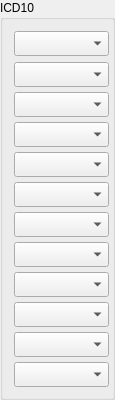
  <widget class="QGroupBox" name="groupBox_4">
   <property name="geometry">
    <rect>
     <x>480</x>
     <y>60</y>
     <width>115</width>
     <height>400</height>
    </rect>
   </property>
   <property name="sizePolicy">
    <sizepolicy hsizetype="Fixed" vsizetype="Fixed">
     <horstretch>0</horstretch>
     <verstretch>0</verstretch>
    </sizepolicy>
   </property>
   <property name="minimumSize">
    <size>
     <width>110</width>
     <height>400</height>
    </size>
   </property>
   <property name="maximumSize">
    <size>
     <width>16777215</width>
     <height>400</height>
    </size>
   </property>
   <property name="title">
    <string>ICD10</string>
   </property>
   <layout class="QVBoxLayout" name="verticalLayout_6">
    <item>
     <widget class="QComboBox" name="icd1">
      <property name="sizePolicy">
       <sizepolicy hsizetype="Fixed" vsizetype="Fixed">
        <horstretch>0</horstretch>
        <verstretch>0</verstretch>
       </sizepolicy>
      </property>
      <property name="minimumSize">
       <size>
        <width>95</width>
        <height>25</height>
       </size>
      </property>
      <property name="maximumSize">
       <size>
        <width>16777215</width>
        <height>25</height>
       </size>
      </property>
      <property name="sizeAdjustPolicy">
       <enum>QComboBox::AdjustToContents</enum>
      </property>
      <property name="minimumContentsLength">
       <number>400</number>
      </property>
      <property name="placeholderText">
       <string>ICD</string>
      </property>
      <property name="frame">
       <bool>true</bool>
      </property>
     </widget>
    </item>
    <item>
     <widget class="QComboBox" name="icd2">
      <property name="sizePolicy">
       <sizepolicy hsizetype="Fixed" vsizetype="Fixed">
        <horstretch>0</horstretch>
        <verstretch>0</verstretch>
       </sizepolicy>
      </property>
      <property name="minimumSize">
       <size>
        <width>95</width>
        <height>25</height>
       </size>
      </property>
      <property name="maximumSize">
       <size>
        <width>16777215</width>
        <height>23</height>
       </size>
      </property>
      <property name="placeholderText">
       <string>ICD</string>
      </property>
     </widget>
    </item>
    <item>
     <widget class="QComboBox" name="icd3">
      <property name="sizePolicy">
       <sizepolicy hsizetype="Fixed" vsizetype="Fixed">
        <horstretch>0</horstretch>
        <verstretch>0</verstretch>
       </sizepolicy>
      </property>
      <property name="minimumSize">
       <size>
        <width>95</width>
        <height>25</height>
       </size>
      </property>
      <property name="maximumSize">
       <size>
        <width>16777215</width>
        <height>23</height>
       </size>
      </property>
      <property name="placeholderText">
       <string>ICD</string>
      </property>
     </widget>
    </item>
    <item>
     <widget class="QComboBox" name="icd4">
      <property name="sizePolicy">
       <sizepolicy hsizetype="Fixed" vsizetype="Fixed">
        <horstretch>0</horstretch>
        <verstretch>0</verstretch>
       </sizepolicy>
      </property>
      <property name="minimumSize">
       <size>
        <width>95</width>
        <height>25</height>
       </size>
      </property>
      <property name="maximumSize">
       <size>
        <width>16777215</width>
        <height>23</height>
       </size>
      </property>
      <property name="placeholderText">
       <string>ICD</string>
      </property>
     </widget>
    </item>
    <item>
     <widget class="QComboBox" name="icd5">
      <property name="sizePolicy">
       <sizepolicy hsizetype="Fixed" vsizetype="Fixed">
        <horstretch>0</horstretch>
        <verstretch>0</verstretch>
       </sizepolicy>
      </property>
      <property name="minimumSize">
       <size>
        <width>95</width>
        <height>25</height>
       </size>
      </property>
      <property name="placeholderText">
       <string>ICD</string>
      </property>
     </widget>
    </item>
    <item>
     <widget class="QComboBox" name="icd6">
      <property name="sizePolicy">
       <sizepolicy hsizetype="Fixed" vsizetype="Fixed">
        <horstretch>0</horstretch>
        <verstretch>0</verstretch>
       </sizepolicy>
      </property>
      <property name="minimumSize">
       <size>
        <width>95</width>
        <height>25</height>
       </size>
      </property>
      <property name="placeholderText">
       <string>ICD</string>
      </property>
     </widget>
    </item>
    <item>
     <widget class="QComboBox" name="icd7">
      <property name="sizePolicy">
       <sizepolicy hsizetype="Fixed" vsizetype="Fixed">
        <horstretch>0</horstretch>
        <verstretch>0</verstretch>
       </sizepolicy>
      </property>
      <property name="minimumSize">
       <size>
        <width>95</width>
        <height>25</height>
       </size>
      </property>
      <property name="placeholderText">
       <string>ICD</string>
      </property>
     </widget>
    </item>
    <item>
     <widget class="QComboBox" name="icd8">
      <property name="sizePolicy">
       <sizepolicy hsizetype="Fixed" vsizetype="Fixed">
        <horstretch>0</horstretch>
        <verstretch>0</verstretch>
       </sizepolicy>
      </property>
      <property name="minimumSize">
       <size>
        <width>95</width>
        <height>25</height>
       </size>
      </property>
      <property name="maximumSize">
       <size>
        <width>16777215</width>
        <height>23</height>
       </size>
      </property>
      <property name="placeholderText">
       <string>ICD</string>
      </property>
     </widget>
    </item>
    <item>
     <widget class="QComboBox" name="icd9">
      <property name="sizePolicy">
       <sizepolicy hsizetype="Fixed" vsizetype="Fixed">
        <horstretch>0</horstretch>
        <verstretch>0</verstretch>
       </sizepolicy>
      </property>
      <property name="minimumSize">
       <size>
        <width>95</width>
        <height>25</height>
       </size>
      </property>
      <property name="placeholderText">
       <string>ICD</string>
      </property>
     </widget>
    </item>
    <item>
     <widget class="QComboBox" name="icd10">
      <property name="sizePolicy">
       <sizepolicy hsizetype="Fixed" vsizetype="Fixed">
        <horstretch>0</horstretch>
        <verstretch>0</verstretch>
       </sizepolicy>
      </property>
      <property name="minimumSize">
       <size>
        <width>95</width>
        <height>25</height>
       </size>
      </property>
      <property name="placeholderText">
       <string>ICD</string>
      </property>
     </widget>
    </item>
    <item>
     <widget class="QComboBox" name="icd11">
      <property name="sizePolicy">
       <sizepolicy hsizetype="Fixed" vsizetype="Fixed">
        <horstretch>0</horstretch>
        <verstretch>0</verstretch>
       </sizepolicy>
      </property>
      <property name="minimumSize">
       <size>
        <width>95</width>
        <height>25</height>
       </size>
      </property>
      <property name="placeholderText">
       <string>ICD</string>
      </property>
     </widget>
    </item>
    <item>
     <widget class="QComboBox" name="icd12">
      <property name="sizePolicy">
       <sizepolicy hsizetype="Fixed" vsizetype="Fixed">
        <horstretch>0</horstretch>
        <verstretch>0</verstretch>
       </sizepolicy>
      </property>
      <property name="minimumSize">
       <size>
        <width>95</width>
        <height>25</height>
       </size>
      </property>
      <property name="maximumSize">
       <size>
        <width>16777215</width>
        <height>23</height>
       </size>
      </property>
      <property name="placeholderText">
       <string>ICD</string>
      </property>
     </widget>
    </item>
   </layout>
  </widget>
